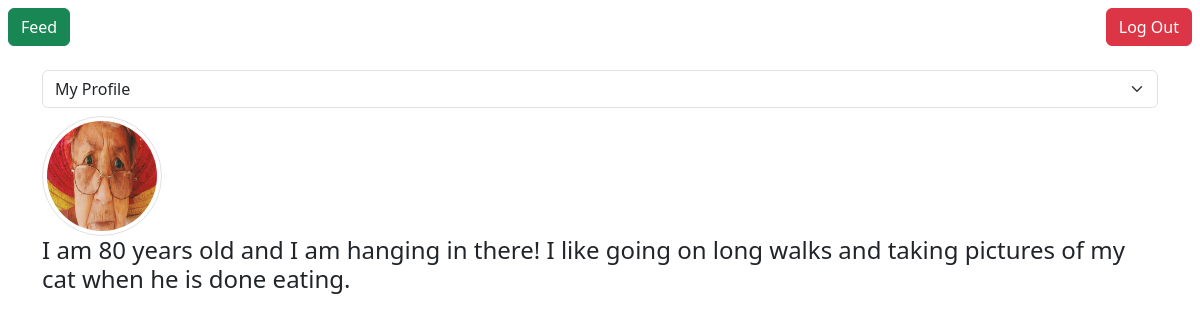
The app's page /profile/MargeRocks/myprofile (signed in) with its own data.
### users/models.py (models this page shows)
class User(models.Model):
    profilePic = models.ImageField(upload_to="images/")
    aboutMe=models.TextField()
    username = models.CharField(max_length=255)
    password = models.CharField(max_length=255)
    created_at = models.DateTimeField(auto_now_add=True)
    updated_at = models.DateTimeField(auto_now_add=True)
    def __str__(self):
        return self.username

### users/views.py (the view)
# urls.py: path('profile/<str:username>/myprofile',views.userProfile),
def userProfile(request,username):
    if("userid" not in request.session):
        return redirect("/login")
    user=User.objects.get(username=username)
    context={
        "user":user,
        "currUser":User.objects.get(id=request.session["userid"])
    }
    if(request.session["userid"]!=user.id):
        return render(request,"viewuserProfile.html",context)
    return render(request,"userProfile.html",context)

### users/templates/userProfile.html (shortened to what this page needs)
<!DOCTYPE html>
<html lang="en">
<head>
    <link href="https://cdn.jsdelivr.net/npm/bootstrap@5.3.0-alpha1/dist/css/bootstrap.min.css" rel="stylesheet">
    {% load static %}
    <link rel="stylesheet" href="{% static 'userProfile.css' %}">
</head>
<body>
    <div class="mt-2 d-flex justify-content-between">
        <a href="/feed">
            <button class="btn btn-success" style="margin-left: 8px;">Feed</button>
        </a>
        <a href="/logout">
            <button class="btn btn-danger" style="margin-right: 8px;">Log Out</button>
        </a>
    </div>
    <div class="container">
            <select class="form-select mb-2 mt-4" onchange="window.location='/profile/'+'{{user.username}}/'+this.value">
                <option value="myprofile">My Profile</a></option>
            </select>
            <img onclick="editIcon(this)" class="img-fluid img-thumbnail rounded-circle" src="/media/{{user.profilePic}}" style="width: 120px;height: 120px;">
            <h4 onclick=editText(this)>{{user.aboutMe}}</h4>
    </div>
            {% for post in user.likedPosts.all %}
                        {% load static %}
            {% endfor %}
            {% for post in user.posts.all %}
                        {% load static %}
                {% endfor %}
    {% load static %}
</body>
</html>

### records on screen
User: username "My Profile", profilePic (picture), aboutMe "I am 80 years old and I am hanging in there! I like going on long walks and taking pictures of my cat when he is done eating."
